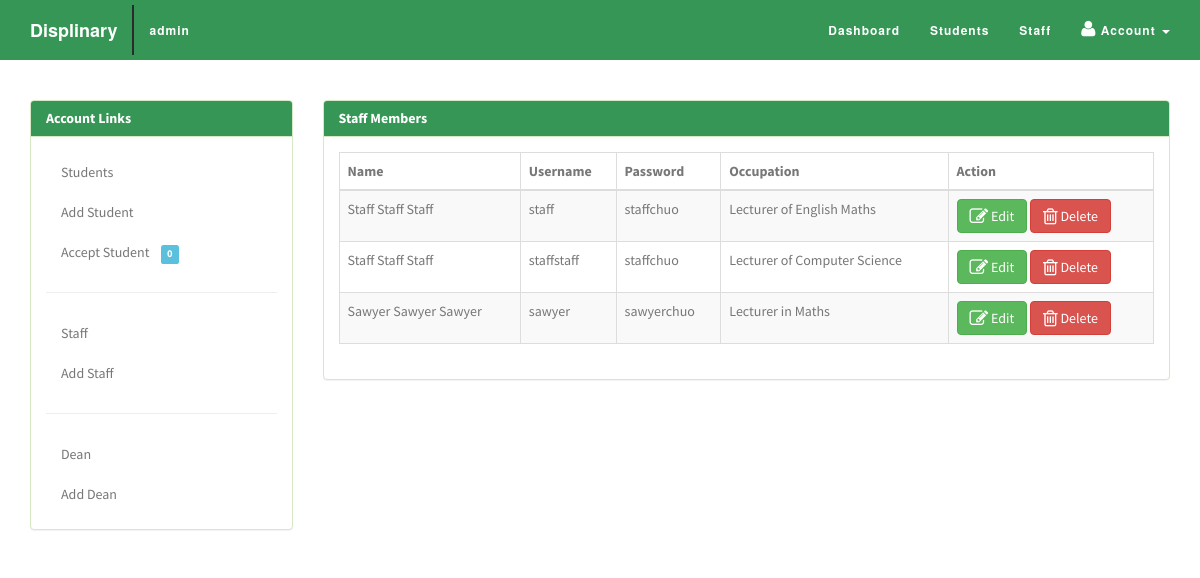
The app's page /admin/stafflist.php (signed in) with its own data.
### tables this page shows
CREATE TABLE IF NOT EXISTS `staff` (
  `id` int(255) NOT NULL AUTO_INCREMENT,
  `lecid` varchar(150) NOT NULL,
  `username` varchar(150) NOT NULL,
  `password` varchar(150) NOT NULL,
  `fname` varchar(150) NOT NULL,
  `mname` varchar(150) NOT NULL,
  `lname` varchar(150) NOT NULL,
  `occupation` varchar(150) NOT NULL,
  `birth` varchar(150) NOT NULL,
  `gender` varchar(150) NOT NULL,
  `status` varchar(150) NOT NULL,
  `usertype` varchar(150) NOT NULL,
  PRIMARY KEY (`id`)
);

### admin/stafflist.php (the view, shortened to what this page needs)
<!DOCTYPE html>
<html lang="en-US" class="no-js">
	<head>
		<link rel="stylesheet" href="../css/bootstrap.css">
		<link rel="stylesheet" href="../css/bootstrap.min.css">
		<link rel="stylesheet" href="../css/font-awesome.css">
		<link rel="stylesheet" href="../css/font-awesome.min.css">
		<link rel="stylesheet" href="../css/animate.min.css">
		<link rel="stylesheet" href="../css/admin.css">
     </head>
<body>
     <div class="navbar navbar-default navbar-fixed-top">
        <div class="container">
            <div class="navbar-header">
                <a class="navbar-brand"> Displinary</a>
            </div>
            <div class="collapse navbar-collapse novelist-nav">
			   <ul class="nav navbar-nav navbar-left">
                    <li>
                        <a class="user"><?php
			   $username =$_SESSION['username'];
			   $result = mysql_query("SELECT * FROM admin WHERE username='$username'");
			   while($row = mysql_fetch_array($result))
						{
						echo $row['username'];
						} ?></a>
                    </li>
				</ul>
                <ul class="nav navbar-nav navbar-right">
                    <li>
                        <a href="../admin/">Dashboard</a>
                    </li>
                    <li>
                        <a href="studentslist.php">Students</a>
                    </li>
                    <li>
                        <a href="stafflist.php">Staff</a>
                    </li>
					<li class="dropdown user-dropdown">
              <a href="#" class="dropdown-toggle" data-toggle="dropdown"><i class="fa fa-user"></i>&nbsp;Account<b>
			  </b> <b class="caret"></b></a>
            </li>
                </ul>
            </div>
        </div>
    </div>
	 <section class="admin" id="admin">
     <div class="container">
		  <div class="row">
			 <div id="sidebar" class="col-md-3">
				<div class="panel panel-success">
					<div class="panel-heading">
						<h5 class="panel-title">Account Links</h5>
					</div>
					<div id="sidenav" class="panel-body">
					   <ul class="list-unstyled nav sidenav">
					     <li><a href="studentslist.php">Students</a></li>
						 <li><a href="addstudent.php">Add Student</a></li>
						 <li><a href="acceptstudent.php">Accept Student&nbsp;&nbsp;&nbsp;
						 <span class="label label-info">
						 <?php
			   $result = mysql_query("SELECT * FROM student WHERE accepted=0");
               $num_rows = mysql_num_rows($result);
               echo $num_rows; ?>
			   </span>
			             </a></li>
						 <hr>
						 <li><a href="stafflist.php">Staff</a></li>
						 <li><a href="addstaff.php">Add Staff</a></li>
						 <hr>
						 <li><a href="deanlist.php">Dean</a></li>
						 <li><a href="adddean.php">Add Dean</a></li>
					  </ul>
					</div>
				</div>
			</div>
			<div class="col-md-9">
	         <div id="welcome" class="panel panel-success">
			   <div class="panel-heading">
				  <h3 class="panel-title">Staff Members</h3>
			   </div>
			   <div class="panel-body">
			     <div class="table-responsive">
			     <table class="table table-bordered table-hover table-striped tablesorter">
								  <thead>
									<tr>
									  <th>Name</th>
									  <th>Username</th>
									  <th>Password</th>
									  <th>Occupation</th>
									  <th>Action</th>
									</tr>
								  </thead>
								  <tbody>
									<?php
			$result = mysql_query("SELECT * FROM staff");
					while($row = mysql_fetch_array($result))
						{
							echo '<tr>';
							echo '<td>'.$row['fname'].'&nbsp;'.$row['mname'].'&nbsp;'.$row['lname'].'</td>';
							echo '<td>'.$row['username'].'</td>';
							echo '<td>'.$row['password'].'</td>';
							echo '<td>'.$row['occupation'].'</td>';
							echo '<td>
							<a class="btn btn-success" href="editstaff.php?id=' . $row['id'] . '"><i class="icon-edit icon-large"></i>&nbsp;Edit</a>
							<a class="btn btn-danger" id="'.$row['id'].'" ><i class="icon-trash icon-large"></i>&nbsp;Delete</a></td>';
							echo '</tr>';
						}
			?>
								  </tbody>
								</table>
				 </div>
			   </div>
			   </div>
			  </div>
			 </div>
			</div>
		  	</section>
</body>
</html>

### css/admin.css (style rules this page uses)
html, body { height: 100%; width: 100%; font-family: 'Source Sans Pro', Helvetica, Arial, sans-serif; color: #FFFFFF; }
a:link,a:visited { outline: 0; }
h1, h2, h3, h4, h5, h6 { color: #777; font-weight: 300; }
.navbar { font-family: Montserrat,"Helvetica Neue",Helvetica,Arial,sans-serif; font-weight: 700; background: #369656; padding: 5px 0; float:none; text-align: center; vertical-align: middle; -webkit-transition: padding .3s; -moz-transition: padding .3s; transition: padding .3s; }
.navbar .nav li a { color: #FFFFFF; font-size: 12px; }
.navbar .nav li a i { color: #FFFFFF; font-size: 18px; }
.navbar .nav li .user { color: #FFFFFF; font-size: 12px; border-left: 2px solid #2b2b2b; }
.navbar .navbar-nav { letter-spacing: 1px; }
.navbar-default, .navbar-inverse { border: 0; }
.navbar-fixed-top .navbar-brand { font-weight: 700; color: #fff; -webkit-transition: all .3s; -moz-transition: all .3s; transition: all .3s; }
.admin { background: #fff; padding-top: 100px; overflow:hidden; color: #777; }
.admin .panel .panel-heading { background: #369656; color: #fff; }
.admin .panel .panel-heading .panel-title { font-size: 14px; font-weight: 700; }
.admin .panel .panel-body { color: #777; font-weight: 400; }
.admin .panel .panel-body ul li a { text-decoration: none; color: #777; font-weight: 400; }
.admin .table-responsive { color: #777; }
.admin .col-md-9 { color: #777; font-weight: 400; }

### records on screen
staff: fname "Staff", mname "Staff", lname "Staff", username "staff", password "staffchuo", occupation "Lecturer of English Maths"
staff: fname "Staff", mname "Staff", lname "Staff", username "staffstaff", password "staffchuo", occupation "Lecturer of Computer Science"
staff: fname "Sawyer", mname "Sawyer", lname "Sawyer", username "sawyer", password "sawyerchuo", occupation "Lecturer in Maths"

### other values on screen
$row['username'] "admin"
$num_rows "0"
